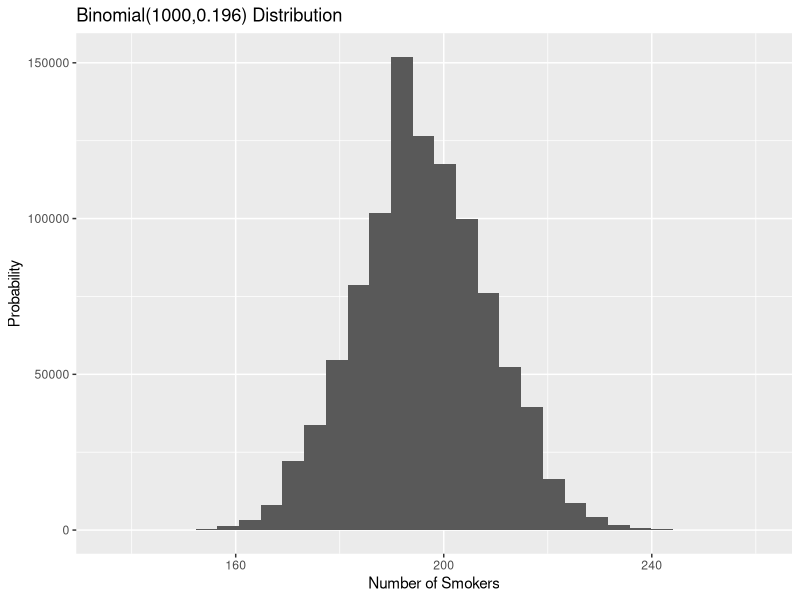

R code for this plot: (Note: this script raises an error after producing the figure.)
## ---- chunk 1

## ---- chunk 2
library(tidyverse)

## ---- chunk 3
# If I want to reproduce my random draw exactly, I have to set
# the seed.  Otherwise, I'll get a different random sample every time
set.seed(121372) 
# in R, what we called "n" is called size
# R's "n" is the number of experiments to run
# in this case, that's the # of samples of size 1000 to simulate
rbinom(n=1,size=1000,prob=0.196)
## ---- chunk 4
rbinom(n=10,size=1000,prob=0.196)
## ---- chunk 5
binomdata = data.frame(X = rbinom(1000000, 1000, 0.196))
dim(binomdata)
## ---- chunk 6
ggplot(binomdata, aes(x = X)) + 
  geom_histogram() +
  labs(x = "Number of Smokers",
       y = "Probability",
       title = "Binomial(1000,0.196) Distribution")
## ---- chunk 7
knitr::include_graphics("embryo.jpg")
